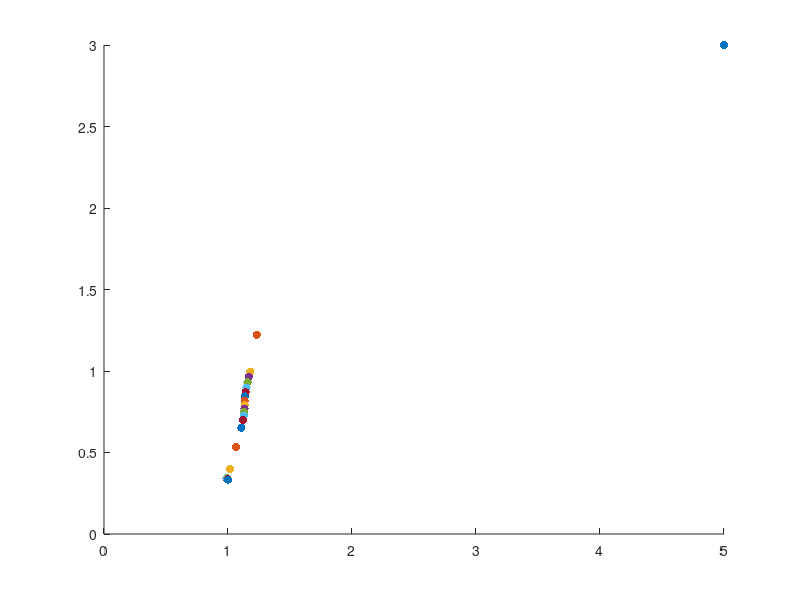

Write the MATLAB code that produced this figure.
function test_K_cubic2()
% test the cubic K function on linear constrained problems
% min f(x)
% s.t. -(Ax-b) <= 0     lam > 0
% it is working right now! 

f_size_min = 0.05;             
f_size_max = 7;                
dmu_min = -0.9; 
dmu_max = -0.01; 
delta_bar = 1;                 % simpler problem, large delta_bar
phi_bar = 10/180*pi;            

% Brown Zingg: mu: 1 -> 0 (used here);   Watson : mu: 0 -> 1
mu = 1.0;   
% x0 = [1; 1];       % x0, is critical
% lam0 = [0.1;0.1];
% b0 = [0.1; 0.1];
% c0 = [0.1; 0.1]; 

% polynomial
x0 = [1.2; 1.1];        
lam0 = [0.1;0.1];
b0 = [0.2;0.2];
c0 = [0.3; 0.3]; 

% x0 = [-7; 0.6];        
% lam0 = [2; 2];
% b0 = [1; 1];
% c0 = [0.3; 0.3]; 
x = [5; 3];   
lam = [0.2; 0.2];

repair = true; 

K0 = obj_K(x,lam); 
normK = norm(K0,Inf); 
K0_tol = normK*1e-6; 
% solving the Cubic homotopy using hometopy continuation 
% with mu 1 -> 0, the same method as in David Brown's paper
step_size = 0.05;               
outer_iter = 0; 
inner_iter = 0; 

x_hist = [];   lam_hist = []; 
x_hist = [x_hist, x];
lam_hist = [lam_hist, lam]; 
figure('Name', 'x Path')
hold on 
scatter(x(1), x(2),[],'filled')
% scatter(lam(1), lam(2),[],'filled')


while mu > 0.0
     outer_iter = outer_iter + 1; 
     % predictor direction
     if repair
        [Homo, dHdx, dHdmu]=obj_homo_repair(x, lam, mu, x0, lam0, b0, c0); 
     else
        [Homo, dHdx, dHdmu] = obj_homo(x, lam, mu, x0, lam0); 
     end
     
     if norm(Homo) < 1e-5
         break
     end
     
     % dxdmu = gmres(dHdx, dHdmu);
     dxdmu = dHdx \ dHdmu;
     tau = [dxdmu; -1];    
     t = tau./norm(tau);             % normalized Newton step
  
     if outer_iter > 1
        % step length calculation
        delta = norm(x - x_p0); 
        phi = acos(t'*tsave); 
        
        f_size = max(sqrt(delta/delta_bar), phi/phi_bar); 
        f_size = max(f_size_min, f_size); 
        f_size = min(f_size_max, f_size); 
        step_size = step_size/f_size; 

%         if f_size >= f_size_max
%             sprintf('backtracking')
%             x = xsave; 
%             t = tsave; 
%             lam = lamsave; 
%         end        
    end
    
    tsave = t; 
    xsave = x; 
    lamsave = lam; 
    
    x = x + step_size.*t(1:length(x));
    lam = lam + step_size.*t(length(x)+1:end-1);
    
    dmu = step_size.*t(end); 
    dmu = max(dmu_min, dmu);
    dmu = min(dmu_max, dmu);    
    mu = mu + dmu; 
    
    mu = max(0.0, mu); 
    
    if repair
        [Homo, dHdx, dHdmu]=obj_homo_repair(x, lam, mu, x0, lam0, b0, c0); 
    else
        [Homo, dHdx, dHdmu] = obj_homo(x, lam, mu, x0, lam0);
    end
    % lam = solve_lam(mu,x,b0,c0, lam);
    
    normH = norm(Homo);
    inner_tol = normH*0.1;     % 0.1 is best choice for cubic complementary
    
    x_p0 = x;     
     
    % corrector
    newton_iter = 0; 
    while (normH > inner_tol) && (newton_iter < 20)
        newton_iter = newton_iter + 1; 
        inner_iter = inner_iter + 1; 
        dx = -dHdx\Homo;
        % dx = -gmres(dHdx, Homo);
        x = x + dx(1:length(x));
        lam = lam + step_size.*t(length(x)+1:end-1);
        
        if repair
            [Homo, dHdx, dHdmu]=obj_homo_repair(x, lam, mu, x0, lam0, b0, c0); 
        else
            [Homo, dHdx, dHdmu] = obj_homo(x, lam, mu, x0, lam0);
        end
        normH = norm(Homo);
    end 
    
    K = obj_K(x,lam); 
    normK = norm(K,Inf); 

    if normK < K0_tol
        break
    end
    
    x_hist = [x_hist, x];
    lam_hist = [lam_hist, lam]; 
    hold on 
    scatter(x(1), x(2),[],'filled')
    
    % scatter(lam(1), lam(2),[],'filled')
    % updating a is not helping here... 
    
end

% c = linspace(1,10,size(x_hist,2));
% scatter(x_hist(1,:), x_hist(2,:), [],c,'filled')
x
mu
outer_iter
inner_iter
end

function K = obj_K(x,lam)
[f, df, hf] = objfun(x);
[g, dg, hg] = confun(x); 

lag_grad = df + dg*lam; 
K = -abs(g - lam).^3 + g.^3 + lam.^3;

K = [lag_grad;
           K]; 
end

function [Homo, dHdxl, dHdmu] = obj_homo(x, lam, mu, x0, lam0)
% for the simple problem
% K = - |df(x) - x| + df^3 + x^3 = 0; 

[f, df, hf] = objfun(x);
[g, dg, hg] = confun(x); 

lag_grad = df + dg*lam; 
lag_hess = hf; 
for j = 1:length(g)
    lag_hess = lag_hess + lam(j).*hg{j};
end

K1 = (1-mu).*lag_grad + mu.*(x-x0);
dK1dx = (1-mu).*lag_hess + mu.*eye(length(x));
dK1dlam = (1-mu).*dg; 
dK1dmu = -lag_grad + (x-x0);

K = -abs(g - lam).^3 + g.^3 + lam.^3; 
dKdx = -dg*diag(3.*(g-lam).^2 .*sign(g-lam)) + dg*diag(3.*g.^2); 
dKdlam =  diag(3.*(g-lam).^2 .*sign(g-lam)) + diag(3.*lam.^2);

K2 = (1-mu).*K + mu.*(lam - lam0);

dK2dx = (1-mu).*dKdx ; 
dK2dlam = (1-mu).*dKdlam  + mu.*eye(length(lam));
dK2dmu = -K + (lam - lam0);


Homo = [K1;
        K2];    
dHdxl = [dK1dx, dK1dlam;
         dK2dx, dK2dlam];
dHdmu = [dK1dmu;
         dK2dmu]; 
end


function [Homo, dHdxl, dHdmu]=obj_homo_repair(x, lam, mu, x0, lam0, b0, c0)
% for the simple problem
% K = - |df(x) - x| + df^3 + x^3 = 0; 

[f, df, hf] = objfun(x);
[g, dg, hg] = confun(x); 

lag_grad = df + dg*lam; 
lag_hess = hf; 
for j = 1:length(g)
    lag_hess = lag_hess + lam(j).*hg{j};
end

K1 = (1-mu).*lag_grad + mu.*(x-x0);
dK1dx = (1-mu).*lag_hess + mu.*eye(length(x));
dK1dlam = (1-mu).*dg; 
dK1dmu = -lag_grad + (x-x0);

K = -abs(g-mu.*b0 - lam).^3 + (g-mu.*b0).^3 + lam.^3 + mu.*c0; 
dKdx = -dg*diag(3.*(g-mu.*b0-lam).^2 .*sign(g-mu.*b0-lam)) + dg*diag(3.*(g-mu.*b0).^2); 
dKdlam =  diag(3.*(g-mu.*b0-lam).^2 .*sign(g-mu.*b0-lam)) + diag(3.*lam.^2);
dKdmu = b0.*(3.*(g-mu.*b0-lam).^2 .*sign(g-mu.*b0-lam)) - b0.*(3.*(g-mu.*b0).^2) + c0; 

% K2 = (1-mu).*K + mu.*(lam - lam0);
% dK2dx = (1-mu).*dKdx ; 
% dK2dlam = (1-mu).*dKdlam  + mu.*eye(length(lam));
K2 = K; 
dK2dx = dKdx; 
dK2dlam = dKdlam; 
dK2dmu = dKdmu; 

Homo = [K1;
        K2];    
dHdxl = [dK1dx, dK1dlam;
         dK2dx, dK2dlam];
dHdmu = [dK1dmu;
         dK2dmu]; 
end



function [f,df,hf] = objfun(x)
% note: the constraint x >= 0 is assimilated into func: obj_homo

% initial x0, x is critical
% % first problem
% x0 = [2;2]; 
% x = [3; 3];     % find the solution to the 1e-4 precision

% f = 1/2*(x(1) + 1)^2  + 1/2*(x(2) + 1)^2;
% df = [x(1) + 1;
%      x(2) + 1];
% hf = [1,0;
%      0,1];  

 
% x0 = [0.6;4];       % x0, is critical
% x = [2; 2];         % strangely, this is not as robust as assumed
                      % can you find out the reason why?
                      % some x0, x will work; others doesn't? 
f = (x(1) + 1)*(x(1) - 2)  + (x(2) - 1)*(x(2) + 2);
df = [2*x(1)-1;
     2*x(2)+1];
hf = [2,0;
     0,2];

end

function [g, dg, hg] = confun(x)
% x0 = [0.8; 0.9];        
% lam0 = [0.1;0.1];
% x = [4; 3];   
% lam = [1; 1];

A = [1,0;
     0,3];
b = [1;1];

g = -(A*x - b); 
dg = -A; 
hg = cell(1, length(g)); 
hg{1} = zeros(length(x));
hg{2} = zeros(length(x));

end



%{
function [f,df,hf] = objfun(x)
% solution
% x = [-9.5473    1.0474]
% f = 0.0236
f = exp(x(1))*(4*x(1)^2 + 2*x(2)^2 + 4*x(1)*x(2) + 2*x(2) + 1);
df = zeros(2,1);
hf = zeros(2,2);
df(1,1) = exp(x(1))*(4*x(1)^2 + 2*x(2)^2 + 4*x(1)*x(2) + 2*x(2) + 1) + ...
    exp(x(1))*(8*x(1) + 4*x(2)); 
df(2,1) = exp(x(1))*(4*x(2) + 4*x(1) +2);

hf(1,1) = df(1,1) + exp(x(1))*(8*x(1) + 4*x(2)) + exp(x(1))*8;
hf(1,2) = df(2,1) + exp(x(1))*(4);
hf(2,1) = df(2,1) + exp(x(1))*(4);
hf(2,2) = exp(x(1))*(4);

end

function [g, dg, hg] = confun(x)
% Nonlinear inequality constraints
g = [1.5 + x(1)*x(2) - x(1) - x(2);     
     -x(1)*x(2) - 10];
 
dC1dx = [x(2)-1;
         x(1)-1]; 
dC2dx = [-x(2)
         -x(1)];
dg = [dC1dx, dC2dx]; 

hg = cell(1, length(g)); 
hg{1} = [0,1;1,0];
hg{2} = [0,-1;-1,0];

% Nonlinear equality constraints
% ceq = x(1)^2 + x(2)^2 - 4;
% Gceq = [2*x(1);
%         2*x(2)];   
% Hceq = cell(1, length(ceq));    
% Hceq{1} = [2,0;
%            0,2]; 
end
%}